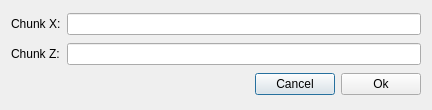
<?xml version="1.0" encoding="UTF-8"?>
<ui version="4.0">
 <class>FindChunkDialog</class>
 <widget class="QDialog" name="FindChunkDialog">
  <property name="geometry">
   <rect>
    <x>0</x>
    <y>0</y>
    <width>432</width>
    <height>110</height>
   </rect>
  </property>
  <property name="windowTitle">
   <string>Find chunk</string>
  </property>
  <layout class="QGridLayout" name="gridLayout">
   <item row="1" column="1" colspan="2">
    <widget class="QLineEdit" name="txtChunkZ"/>
   </item>
   <item row="0" column="1" colspan="2">
    <widget class="QLineEdit" name="txtChunkX"/>
   </item>
   <item row="2" column="0" colspan="3">
    <layout class="QHBoxLayout" name="horizontalLayout">
     <item>
      <spacer name="horizontalSpacer">
       <property name="orientation">
        <enum>Qt::Horizontal</enum>
       </property>
       <property name="sizeHint" stdset="0">
        <size>
         <width>175</width>
         <height>20</height>
        </size>
       </property>
      </spacer>
     </item>
     <item>
      <widget class="QPushButton" name="btnCancel">
       <property name="text">
        <string>Cancel</string>
       </property>
      </widget>
     </item>
     <item>
      <widget class="QPushButton" name="btnOk">
       <property name="text">
        <string>Ok</string>
       </property>
      </widget>
     </item>
    </layout>
   </item>
   <item row="1" column="0">
    <widget class="QLabel" name="lblChunkZ">
     <property name="sizePolicy">
      <sizepolicy hsizetype="Fixed" vsizetype="Preferred">
       <horstretch>0</horstretch>
       <verstretch>0</verstretch>
      </sizepolicy>
     </property>
     <property name="text">
      <string>Chunk Z:</string>
     </property>
    </widget>
   </item>
   <item row="0" column="0">
    <widget class="QLabel" name="lblChunkX">
     <property name="sizePolicy">
      <sizepolicy hsizetype="Fixed" vsizetype="Preferred">
       <horstretch>0</horstretch>
       <verstretch>0</verstretch>
      </sizepolicy>
     </property>
     <property name="text">
      <string>Chunk X:</string>
     </property>
    </widget>
   </item>
  </layout>
 </widget>
 <tabstops>
  <tabstop>txtChunkX</tabstop>
  <tabstop>txtChunkZ</tabstop>
  <tabstop>btnOk</tabstop>
  <tabstop>btnCancel</tabstop>
 </tabstops>
 <resources/>
 <connections>
  <connection>
   <sender>btnOk</sender>
   <signal>clicked()</signal>
   <receiver>FindChunkDialog</receiver>
   <slot>accept()</slot>
   <hints>
    <hint type="sourcelabel">
     <x>408</x>
     <y>83</y>
    </hint>
    <hint type="destinationlabel">
     <x>233</x>
     <y>54</y>
    </hint>
   </hints>
  </connection>
  <connection>
   <sender>btnCancel</sender>
   <signal>clicked()</signal>
   <receiver>FindChunkDialog</receiver>
   <slot>reject()</slot>
   <hints>
    <hint type="sourcelabel">
     <x>308</x>
     <y>83</y>
    </hint>
    <hint type="destinationlabel">
     <x>233</x>
     <y>54</y>
    </hint>
   </hints>
  </connection>
 </connections>
</ui>
